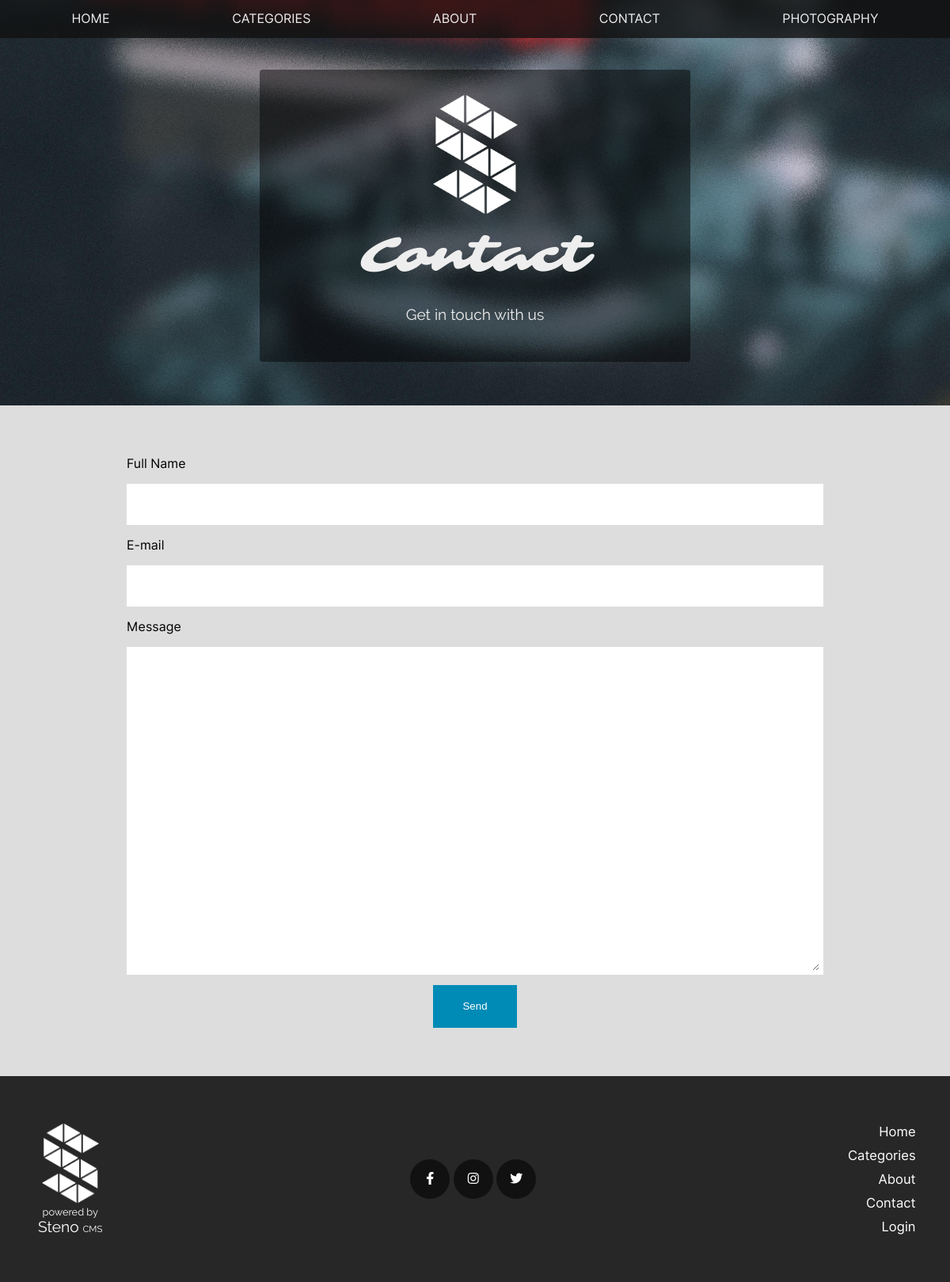
The page /contact.php on the database its author committed.
### tables this page shows
CREATE TABLE `categories` (
  `id` int(11) NOT NULL,
  `name` varchar(30) NOT NULL,
  `show_on_homepage` tinyint(1) NOT NULL DEFAULT 0,
  `show_on_navbar` tinyint(1) NOT NULL DEFAULT 0
);

CREATE TABLE `main_pages` (
  `id` int(11) NOT NULL,
  `page_name` varchar(30) NOT NULL,
  `title` varchar(30) NOT NULL,
  `caption` varchar(60) NOT NULL,
  `show_on_nav` tinyint(1) NOT NULL DEFAULT 1
);

CREATE TABLE `links` (
  `name` varchar(30) NOT NULL,
  `url` varchar(60) NOT NULL,
  `enabled` tinyint(1) NOT NULL DEFAULT 0
);

### contact.php (the view, shortened to what this page needs)
<?php require_once("includes/db_connect.php"); ?>
<?php require_once("includes/functions.php"); ?>
<?php
    $banner_info = get_banner_info("contact");
    $title = $banner_info["title"];
    $caption = $banner_info["caption"];
?>
<!DOCTYPE html>
<html lang="en">
<head>
    <link rel="stylesheet" href="css/all.min.css" type="text/css">
    <link rel="stylesheet" href="css/light.min.css" type="text/css">
    <link rel="stylesheet" href="css/custom/contact.php" type="text/css">
</head>
<body>
    <?php require_once("includes/nav.php"); ?>
    <?php echo (get_banner($title, $caption)); ?>
    <form class="contact-form" action="action/contact.php" method="post">
        <p>Full Name</p>
        <input type="text" name="name" required>
        <p>E-mail</p>
        <input type="email" name="email" required>
        <p>Message</p>
        <textarea name="message" cols="30" rows="10" required></textarea>
        <input type="submit" value="Send" name="send">
    </form>
    <?php require_once("includes/footer.php"); ?>
</body>
</html>

### includes/nav.php (shortened to what this page needs)
<?php
    function get_pages_nav_info() {
        global $connection;
        $query = "SELECT `show_on_nav` FROM `main_pages`";
        $result = mysqli_query($connection, $query);
        return $result;
    }
    function get_categories_nav_info() {
        global $connection;
        $query = "SELECT `id`, `name`, `show_on_navbar` FROM `categories` WHERE 1";
        $result = mysqli_query($connection, $query);
        return $result;
    }
    $main_pages = get_pages_nav_info();
    $nav_categories = get_categories_nav_info()
?>
<nav>
    <ul>
        <?php  mysqli_fetch_assoc($main_pages)["show_on_nav"] ? print('<li><a href=".">HOME</a></li>'):print('');?>
        <?php  mysqli_fetch_assoc($main_pages)["show_on_nav"] ? print('<li><a href="categories">CATEGORIES</a></li>'):print('');?>
        <?php  mysqli_fetch_assoc($main_pages)["show_on_nav"] ? print('<li><a href="about">ABOUT</a></li>'):print('');?>
        <?php  mysqli_fetch_assoc($main_pages)["show_on_nav"] ? print('<li><a href="contact">CONTACT</a></li>'):print('');?>
        <?php
            while($current = mysqli_fetch_assoc($nav_categories)){
                $current["show_on_navbar"] ? print("<li><a href=\"categories?q=" . $current["id"] . "\">" . strtoupper($current["name"]) . "</a></li>"):print("");
            }
        ?>
    </ul>
</nav>

### includes/functions.php (shortened to what this page needs)
<?php
    function confirm_query($result) {
        if(!$result) {
            die("Database query failed.");
        }
        else return $result;
    }
    function get_banner($title, $caption) {
        $banner = '
        <div class="banner">
            <div class="strip">
                <a href="index" class="logo"></a>
                <p class="title">'.$title.'</p>
                <div class="caption">'.$caption.'</div>
            </div>
        </div>';
        return($banner);
    }
    function get_banner_info($page_name) {
        global $connection;
        $query = "SELECT `title`, `caption` FROM `main_pages` WHERE `page_name` = '{$page_name}'";
        $result = mysqli_query($connection, $query);
        return mysqli_fetch_assoc($result);
    }
?>

### rows shown on the page
categories: name "PHOTOGRAPHY"
main_pages: title "Contact", caption "Get in touch with us"
